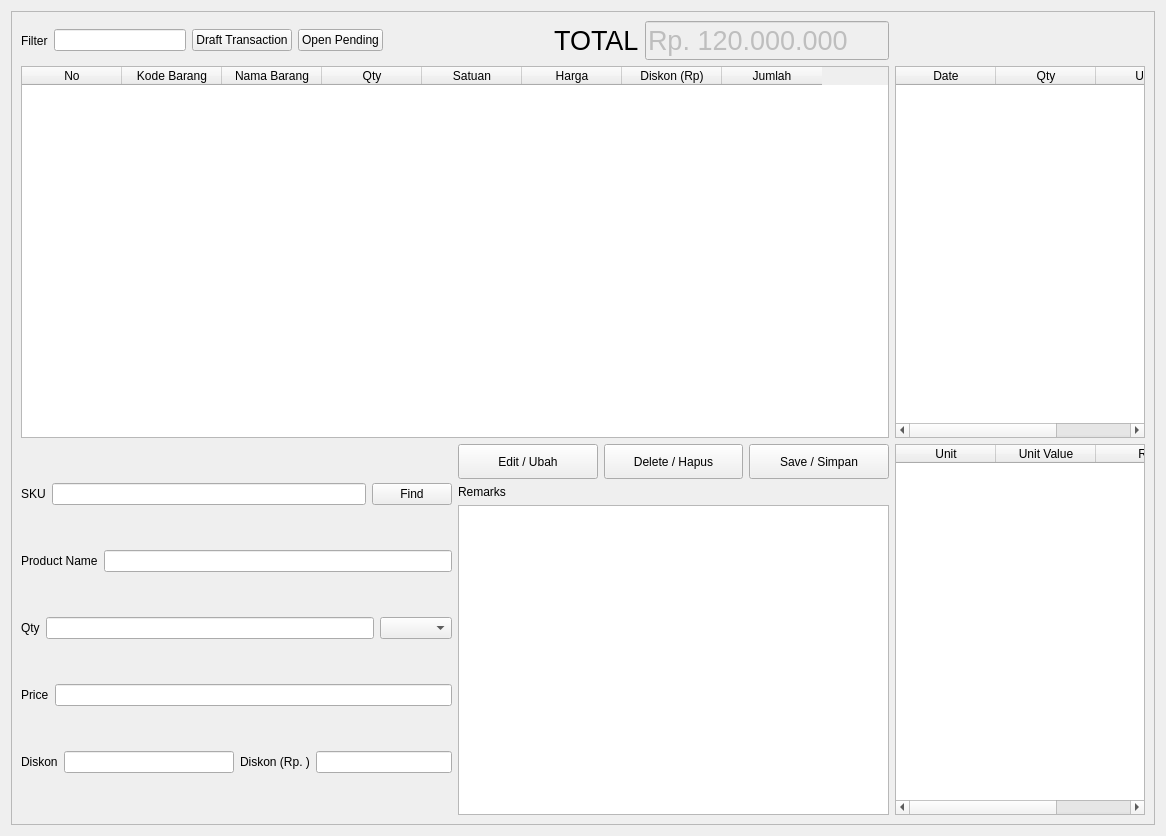
<?xml version="1.0" encoding="UTF-8"?>
<ui version="4.0">
 <class>Form</class>
 <widget class="QWidget" name="Form">
  <property name="geometry">
   <rect>
    <x>0</x>
    <y>0</y>
    <width>1166</width>
    <height>836</height>
   </rect>
  </property>
  <property name="windowTitle">
   <string>Form</string>
  </property>
  <layout class="QGridLayout" name="gridLayout_2">
   <item row="0" column="0">
    <widget class="QFrame" name="frame">
     <property name="frameShape">
      <enum>QFrame::StyledPanel</enum>
     </property>
     <property name="frameShadow">
      <enum>QFrame::Raised</enum>
     </property>
     <layout class="QGridLayout" name="gridLayout">
      <item row="0" column="0">
       <layout class="QHBoxLayout" name="horizontalLayout_14">
        <item>
         <layout class="QHBoxLayout" name="horizontalLayout">
          <item>
           <widget class="QLabel" name="label">
            <property name="text">
             <string>Filter</string>
            </property>
           </widget>
          </item>
          <item>
           <widget class="QLineEdit" name="lineEdit"/>
          </item>
         </layout>
        </item>
        <item>
         <widget class="QPushButton" name="pushButton">
          <property name="text">
           <string>Draft Transaction</string>
          </property>
         </widget>
        </item>
        <item>
         <widget class="QPushButton" name="pushButton_2">
          <property name="text">
           <string>Open Pending</string>
          </property>
         </widget>
        </item>
        <item>
         <spacer name="horizontalSpacer">
          <property name="orientation">
           <enum>Qt::Horizontal</enum>
          </property>
          <property name="sizeHint" stdset="0">
           <size>
            <width>40</width>
            <height>20</height>
           </size>
          </property>
         </spacer>
        </item>
        <item>
         <layout class="QHBoxLayout" name="horizontalLayout_2">
          <item>
           <widget class="QLabel" name="label_2">
            <property name="font">
             <font>
              <pointsize>20</pointsize>
             </font>
            </property>
            <property name="text">
             <string>TOTAL</string>
            </property>
           </widget>
          </item>
          <item>
           <widget class="QLineEdit" name="lineEdit_2">
            <property name="enabled">
             <bool>false</bool>
            </property>
            <property name="minimumSize">
             <size>
              <width>200</width>
              <height>0</height>
             </size>
            </property>
            <property name="font">
             <font>
              <pointsize>20</pointsize>
             </font>
            </property>
            <property name="text">
             <string>Rp. 120.000.000</string>
            </property>
           </widget>
          </item>
         </layout>
        </item>
       </layout>
      </item>
      <item row="1" column="0">
       <layout class="QVBoxLayout" name="verticalLayout_5">
        <item>
         <widget class="QTableWidget" name="tableWidget">
          <column>
           <property name="text">
            <string>No</string>
           </property>
          </column>
          <column>
           <property name="text">
            <string>Kode Barang</string>
           </property>
          </column>
          <column>
           <property name="text">
            <string>Nama Barang</string>
           </property>
          </column>
          <column>
           <property name="text">
            <string>Qty</string>
           </property>
          </column>
          <column>
           <property name="text">
            <string>Satuan</string>
           </property>
          </column>
          <column>
           <property name="text">
            <string>Harga</string>
           </property>
          </column>
          <column>
           <property name="text">
            <string>Diskon (Rp)</string>
           </property>
          </column>
          <column>
           <property name="text">
            <string>Jumlah</string>
           </property>
          </column>
         </widget>
        </item>
        <item>
         <layout class="QHBoxLayout" name="horizontalLayout_13">
          <item>
           <layout class="QVBoxLayout" name="verticalLayout">
            <item>
             <layout class="QHBoxLayout" name="horizontalLayout_11">
              <item>
               <layout class="QHBoxLayout" name="horizontalLayout_3">
                <item>
                 <widget class="QLabel" name="label_3">
                  <property name="text">
                   <string>SKU</string>
                  </property>
                 </widget>
                </item>
                <item>
                 <widget class="QLineEdit" name="lineEdit_3"/>
                </item>
               </layout>
              </item>
              <item>
               <widget class="QPushButton" name="pushButton_6">
                <property name="text">
                 <string>Find</string>
                </property>
               </widget>
              </item>
             </layout>
            </item>
            <item>
             <layout class="QHBoxLayout" name="horizontalLayout_4">
              <item>
               <widget class="QLabel" name="label_4">
                <property name="text">
                 <string>Product Name</string>
                </property>
               </widget>
              </item>
              <item>
               <widget class="QLineEdit" name="lineEdit_4"/>
              </item>
             </layout>
            </item>
            <item>
             <layout class="QHBoxLayout" name="horizontalLayout_12">
              <item>
               <layout class="QHBoxLayout" name="horizontalLayout_5">
                <item>
                 <widget class="QLabel" name="label_5">
                  <property name="text">
                   <string>Qty</string>
                  </property>
                 </widget>
                </item>
                <item>
                 <widget class="QLineEdit" name="lineEdit_5"/>
                </item>
               </layout>
              </item>
              <item>
               <widget class="QComboBox" name="comboBox"/>
              </item>
             </layout>
            </item>
            <item>
             <layout class="QHBoxLayout" name="horizontalLayout_10">
              <item>
               <widget class="QLabel" name="label_8">
                <property name="text">
                 <string>Price</string>
                </property>
               </widget>
              </item>
              <item>
               <widget class="QLineEdit" name="lineEdit_8"/>
              </item>
             </layout>
            </item>
            <item>
             <layout class="QHBoxLayout" name="horizontalLayout_9">
              <item>
               <layout class="QHBoxLayout" name="horizontalLayout_6">
                <item>
                 <widget class="QLabel" name="label_6">
                  <property name="text">
                   <string>Diskon</string>
                  </property>
                 </widget>
                </item>
                <item>
                 <widget class="QLineEdit" name="lineEdit_6"/>
                </item>
               </layout>
              </item>
              <item>
               <layout class="QHBoxLayout" name="horizontalLayout_7">
                <item>
                 <widget class="QLabel" name="label_7">
                  <property name="text">
                   <string>Diskon (Rp. )</string>
                  </property>
                 </widget>
                </item>
                <item>
                 <widget class="QLineEdit" name="lineEdit_7"/>
                </item>
               </layout>
              </item>
             </layout>
            </item>
           </layout>
          </item>
          <item>
           <layout class="QVBoxLayout" name="verticalLayout_3">
            <item>
             <layout class="QHBoxLayout" name="horizontalLayout_8">
              <item>
               <widget class="QPushButton" name="pushButton_3">
                <property name="minimumSize">
                 <size>
                  <width>0</width>
                  <height>35</height>
                 </size>
                </property>
                <property name="text">
                 <string>Edit / Ubah</string>
                </property>
               </widget>
              </item>
              <item>
               <widget class="QPushButton" name="pushButton_4">
                <property name="minimumSize">
                 <size>
                  <width>0</width>
                  <height>35</height>
                 </size>
                </property>
                <property name="text">
                 <string>Delete / Hapus</string>
                </property>
               </widget>
              </item>
              <item>
               <widget class="QPushButton" name="pushButton_5">
                <property name="minimumSize">
                 <size>
                  <width>0</width>
                  <height>35</height>
                 </size>
                </property>
                <property name="text">
                 <string>Save / Simpan</string>
                </property>
               </widget>
              </item>
             </layout>
            </item>
            <item>
             <layout class="QVBoxLayout" name="verticalLayout_2">
              <item>
               <widget class="QLabel" name="label_9">
                <property name="text">
                 <string>Remarks</string>
                </property>
               </widget>
              </item>
              <item>
               <widget class="QTextEdit" name="textEdit"/>
              </item>
             </layout>
            </item>
           </layout>
          </item>
         </layout>
        </item>
       </layout>
      </item>
      <item row="1" column="1">
       <layout class="QVBoxLayout" name="verticalLayout_4">
        <item>
         <widget class="QTableWidget" name="tableWidget_2">
          <property name="maximumSize">
           <size>
            <width>250</width>
            <height>16777215</height>
           </size>
          </property>
          <column>
           <property name="text">
            <string>Date</string>
           </property>
          </column>
          <column>
           <property name="text">
            <string>Qty</string>
           </property>
          </column>
          <column>
           <property name="text">
            <string>Unit</string>
           </property>
          </column>
         </widget>
        </item>
        <item>
         <widget class="QTableWidget" name="tableWidget_3">
          <property name="maximumSize">
           <size>
            <width>250</width>
            <height>16777215</height>
           </size>
          </property>
          <column>
           <property name="text">
            <string>Unit</string>
           </property>
          </column>
          <column>
           <property name="text">
            <string>Unit Value</string>
           </property>
          </column>
          <column>
           <property name="text">
            <string>Rp</string>
           </property>
          </column>
         </widget>
        </item>
       </layout>
      </item>
     </layout>
    </widget>
   </item>
  </layout>
 </widget>
 <resources/>
 <connections/>
</ui>
